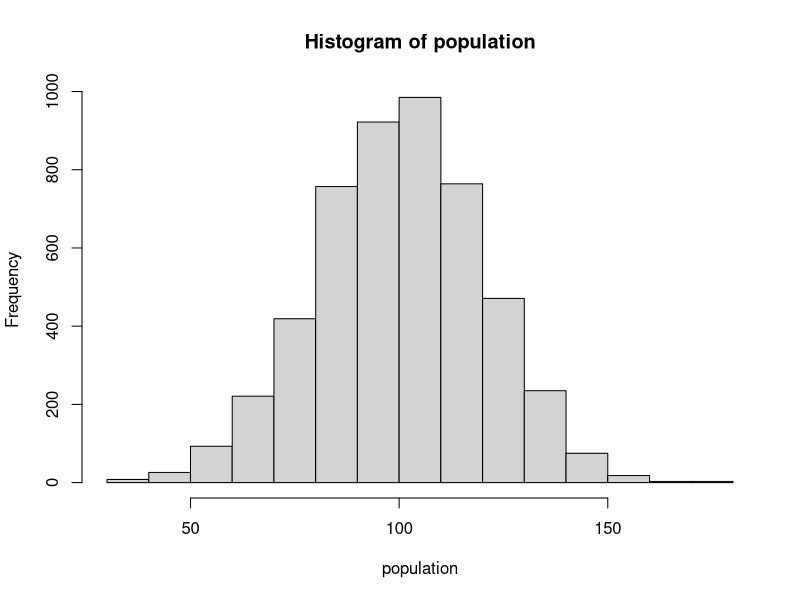

Write R code to recreate this figure.
## ---- chunk 1
N  <- 5000 # Default size of the population
MU <- 100 # Default mean of the population

population <- rnorm(N, mean = MU, sd = MU / 5)
hist(population) #check whether it's normally distributed
## ---- chunk 2
gini <- function(y) {
  #Compute the Gini coefficient (a measure of equality/inequality) in a population, y
  y <- sort(y)
  n <- length(y)
  numer <- 2 * sum((1:n) * y[1:n]) #for i in range starts with 0 in python, indexing also with 0
  denom <- n * sum(y)
   return((numer / denom) - (n + 1) / n) #brackets are needed for return fun in R
}
gini(population)
## ---- chunk 3
random_split <- function(A, B) {
  #Take all the money in the pot and divide it randomly between the two actors
  pot <- A + B
  share <- runif(1,0,pot)
  return(c(share, pot-share))
}
random_split(100,100)
## ---- chunk 4
anyone <- function(N) {
 return(sample(N,2))
}

anyone(N)

## ---- chunk 5
step <- function(population, transaction_fun=random_split, interaction_fun=anyone) {
  #Modify the population by doing one transaction.
  j <- interaction_fun(length(population))
  newmoney <- transaction_fun(population[j[1]], population[j[2]]) 
  population[j[1]] <- newmoney[1]
  population[j[2]] <- newmoney[2]
 return(population)
}
## ---- chunk 6
simulate <- function(population, T, step_fun=step, transaction_fun=random_split, interaction_fun=anyone) {
  # Run simulation on population for T transactions; save every step in a list
  pop_copy <- population # Make a copy of the original population list to avoid altering it

  # Initialize an empty list to store steps
  list_steps <- list()
  
  # Save the initial population (at t = 0)
  list_steps[[1]] <- list(population = pop_copy, t = 0)
  
  # Simulate T steps
  for (t in 1:T) {
    # Update population using the step function
    pop_copy <- step_fun(pop_copy, transaction_fun, interaction_fun)
    
    # Save the current population and the step number
    list_steps[[t + 1]] <- list(population = pop_copy, t = t)
  }
  
  return(list_steps)  # Return the list of steps
}

test <- simulate(population = c(100,100,100,100), T=10)
## ---- chunk 7

  
show <- function(population, k=40, percentiles=c(1, 10, 50, 90, 99)) {
    #Run a simulation for k*N steps, printing statistics and displaying a plot and histogram
  N <- length(population)

  # Run simulation
y <- simulate(population, T=N*k)#every person does k transactions
  cat('   t    Gini stdev', sprintf(' %3d%%', percentiles), '\n')
   cat('------- ---- -----', paste(rep(' ---- ', length(percentiles)), collapse = ''), '\n')
   fmt <- '%7d %.2f %5.1f'
   
   #make sure that the first row is added (in my simulation result, the first row has the 0 step)
   pop <- sort(y[[1]]$population)
      data <- sapply(percentiles, function(pct) quantile(pop, pct/100))
       cat(sprintf(fmt, y[[1]]$t, gini(y[[1]]$population), sd(pop)), 
          sprintf(' %4.0f', data), '\n')
   

  for (l in 1:N*k) {
    if ((l %% (N*k %/% 10)) == 0) {#only save ten steps (which is divisable in ten steps)
      
      pop <- sort(y[[l+1]]$population)
      data <- sapply(percentiles, function(pct) quantile(pop, pct/100))
       cat(sprintf(fmt, y[[l+1]]$t, gini(y[[l+1]]$population), sd(pop)), 
          sprintf(' %4.0f', data), '\n')
    }
  }
       ### Making histogram ###
    #    R <- range(c(y[[1]]$population, y[[length(y)]]$population)) # Combines 'start' and 'pop' and computes the range
    # 
    # # Create the histogram for the start population
    # hist(start, main="Histograms: Start", xlim=R, col=rgb(0.2, 0.4, 0.6, 0.7), 
    #      xlab="Wealth", ylab="Frequency")
    # 
    # # Overlay the histogram for the end population
    # hist(pop, main="Histograms: End", xlim=R, col=rgb(0.8, 0.2, 0.2, 0.5), 
    #      add=TRUE, xlab="Wealth", ylab="Frequency")
    # 
    # # Add a legend to differentiate the histograms
    # legend("topright", legend=c("Start", "End"), fill=c(rgb(0.2, 0.4, 0.6, 0.7), 
    #        rgb(0.8, 0.2, 0.2, 0.5)))
  
} 

show(population = c(100,100,100,100,100,100,100,100,100,100))
